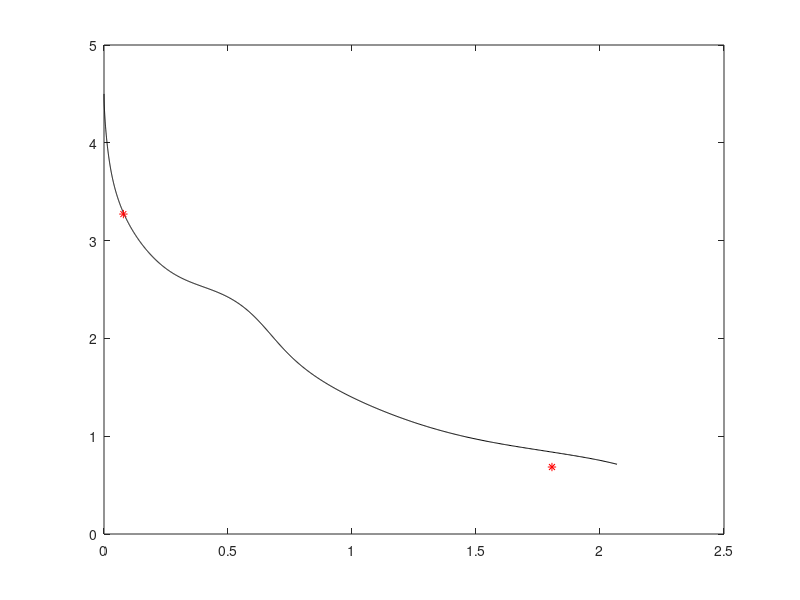

Write the MATLAB code that produced this figure. (Note: this script raises an error after producing the figure.)
P =1;
M = 2; %% objs
%%%%%%%%%%%%%%%%%%%%%%%%%%%%%%%%%%%%%%%%%%%%%%%%%%%%%%%%%%
x=[0:0.001:1];
A=4;
B=1;
S=2;
m1 = 1 + exp(sin(A.*power(x, B).*pi+pi./2))./(power(2, S).* A);
ma=m1;
m = 2.^ma;
f1=2.*m.*(1-cos(x));
f2=2.*m.*(1-sin(x));
plot(f1,f2,'k');
hold on
% %%%%%%%%%%%%%%%%%%%%%%%%%%%%%%%%%%%%%%%%%%%%%%%%%%%%%%%%%%
%% parameter preparation
% popdec = repmat(x,M-1,1); %% init popdec
%% parameters in knee function;
m1 =  1 + exp(cos(A.*power(x, B).*pi+pi./2))./(power(2, S).* A);
%%%%%%%%%%%%%%%%%%%%%%%%%%%%%%%%%%%%%%%%%%%%%%%%%%%%%%%%%%%%%%%%%%%%%%%%%%%
%% find the index of the minima  
[~,N] = size(x); %% the size of x
index = round(N/2); %% there are two minima of the knee function. 
[mm,mxid] = min(m1(1,1:index));
[mm2,mxid2] = min(m1(1,index:N));
%% corresponding x 
xknee = [];
minx = x(mxid);
minx2 = x(mxid2+index-1);
xknee =[xknee;minx;minx2];
fxknee = repmat(xknee',M-1,1); %% the xknee set.
%%%%%%%%%%%%%%%%%%%%%%%%%%%%%%%%%%%%%%%%%%%%%%%%%%%%%%%%%%%%%%%%%%%%%%%%%%%
%% do combinations among the fxknee. [1 2;4 5;7 8;10 11;13 14....] 
%% if there are 1 interval, then there are in the same line
com = zeros(M-1,2); %% 2 --> two minima
for i=1:M-1
   com(i,1) = 3*i-2;
   com(i,2) = 3*i-1;
end
com2 = reshape(com,[1,2*(M-1)]);
com3 = combnk(com2,M-1);
fcom = [];
[nr,nc] = size(com3);
for i=1:nr
    com4 = combnk(com3(i,:),2);
    [row,col] = size(com4);
    com5 = com4(:,2)-com4(:,1);
    if ~any((com5+1)==0) & ~any((com5-1)==0)
        fcom = [fcom;com3(i,:)];
    end
end
fcom = sort(fcom,2); %% sort array and save the position of the xknee.
[nrf,ncf] = size(fcom);
oxknee = xknee';
vark = []; %% save the true x knee point
ffcom = mod(fcom,3);
for i=1:nrf
    for j =1: ncf
        if ffcom(i,j) == 1
            tmp =  oxknee(1,1);
            vark(i,j) = tmp;
        end
        if  ffcom(i,j) == 2
            tmp =  oxknee(1,2);
            vark(i,j) = tmp;
        end
    end
end
mk = zeros(nrf,M-1);
mknee = zeros(nrf,1);
for i=1:M-1
    mk(:,i) = 1 + exp(cos(A.*power(vark(:,i), B).*pi+pi./2))./(power(2, S).* A);
 end 
Tr = mk'; %% transposition
if M>2
   mknee = prod(Tr(:,1:nrf))./(M-1); %% multiplicative
end
if M==2
   mknee = Tr(:,1:nrf)./(M-1); %% multiplicative
end
mknee = 2.^(mknee'); %% transposition
%% construct the shape functions:           
PopObj = ones(nrf,M);     
for i=1:M
    PopObj(:,i) = PopObj(:,i).*(1.0+1.0).* mknee;  %% (1.0+1.0)
 end
 for i=1:M
               for j=1:M-i
                  PopObj(:,i) =  PopObj(:,i).*(1-cos(power(vark(:,j), P).*pi./2))
               end
               if i~=1
                   aux = M - i +1;
                   PopObj(:,i)= PopObj(:,i).*(1-sin(power(vark(:,aux), P).*pi./2));
               end
end
%%%%%%%%%%%%%%%%%%%%%%%%%%%%%%%%%%%%%%%%%%%%%%%%%%%%%%%%%%
plot(PopObj(:,1),PopObj(:,2),'r*');
% plot3(PopObj(:,1),PopObj(:,2),PopObj(:,3),'r*');
hold on
%%%%%%%%%%%%%%%%%%%%%%%%%%%%%%%%%%%%%%%%%%%%%%%%%%%%%%%%%%%
saveKnee('PMOP3-',PopObj,M);
% view(124,21)
